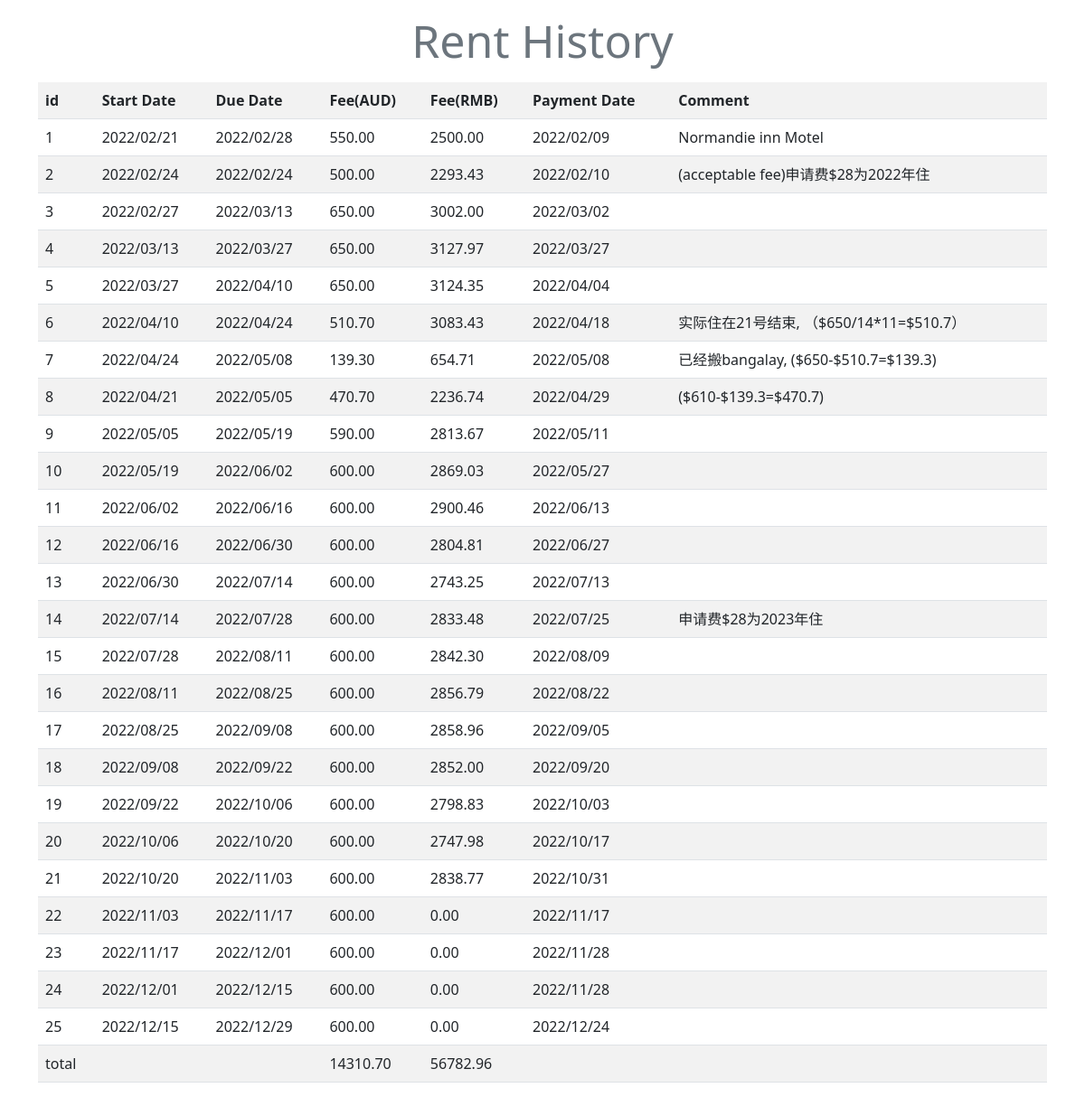
The app's page /rent/bill/ with its own data.
### rent/models.py (models this page shows)
class Bill(models.Model):
    id=models.AutoField(primary_key=True)
    start_date=models.DateField(verbose_name="start_date")
    due_date=models.DateField(verbose_name="end_date")
    fee_aud=models.DecimalField(verbose_name="fee_aud",max_digits=7, decimal_places=2)
    fee_rmb=models.DecimalField(verbose_name="fee_rmb",max_digits=7, decimal_places=2)
    payment_date=models.DateField(verbose_name="payment_date")
    comments=models.CharField(null=True, max_length=1000, blank=True)
    create_time = DateTimeField(auto_now_add=True)
    create_user = CharField(max_length=100)
    update_time = DateTimeField(auto_now=True)
    update_user = CharField(max_length=100)
    is_deleted = IntegerField(default=0)

### rent/views.py (the view)
# urls.py: path("bill/",views.bill, name="bill"),
def bill(request):
    bills = Bill.objects.filter(is_deleted=0).values()
    total_fee_aud=sum([bill['fee_aud'] for bill in bills])
    total_fee_rmb=sum([bill['fee_rmb'] for bill in bills])
    return render(request, "rent/bill.html", {"bills": bills,"titleName":"bill", "total_fee_aud":total_fee_aud, "total_fee_rmb":total_fee_rmb})

### rent/templates/rent/bill.html (shortened to what this page needs)
<!DOCTYPE html>
<html lang="en">
<head>
    {% include "rent/css-tag.html" %}
</head>
<body>
    {% include "rent/billInfo.html" %}
</body>
</html>

### rent/templates/rent/billInfo.html (shortened to what this page needs)
<div class="container">
    <table class="table table-striped">
        <caption>Rent History</caption>
        <tr>
            <th>id</th>
            <th>Start Date</th>
            <th>Due Date</th>
            <th>Fee(AUD)</th>
            <th>Fee(RMB)</th>
            <th>Payment Date</th>
            <th>Comment</th>
        </tr>
        {% for x in bills %}
        <tr id="info{{ x.id }}">
            <td>{{ x.id }}</td>
            <td>{{ x.start_date|date:"Y/m/d" }}</td>
            <td>{{ x.due_date|date:"Y/m/d" }}</td>
            <td>{{ x.fee_aud }}</td>
            <td>{{ x.fee_rmb }}</td>
            <td>{{ x.payment_date|date:"Y/m/d" }}</td>
            <td>{{ x.comments|default_if_none:"" }}</td>
        </tr>
        {% endfor %}
        <tr>
            <td>total</td>
            <td></td>
            <td></td>
            <td>{{ total_fee_aud }}</td>
            <td>{{ total_fee_rmb }}</td>
            <td></td>
            <td></td>
        </tr>
    </table>
</div>

### rent/templates/rent/style.html (style rules this page uses)
caption { text-align: center; font-size: 50px; caption-side: top; }

### records on screen
Bill: id "1", start_date "2022/02/21", due_date "2022/02/28", fee_aud "550.00", fee_rmb "2500.00", payment_date "2022/02/09", comments "Normandie inn Motel"
Bill: id "2", start_date "2022/02/24", due_date "2022/02/24", fee_aud "500.00", fee_rmb "2293.43", payment_date "2022/02/10", comments "(acceptable fee)申请费$28为2022年住"
Bill: id "3", start_date "2022/02/27", due_date "2022/03/13", fee_aud "650.00", fee_rmb "3002.00", payment_date "2022/03/02"
Bill: id "4", start_date "2022/03/13", due_date "2022/03/27", fee_aud "650.00", fee_rmb "3127.97", payment_date "2022/03/27"
Bill: id "5", start_date "2022/03/27", due_date "2022/04/10", fee_aud "650.00", fee_rmb "3124.35", payment_date "2022/04/04"
Bill: id "6", start_date "2022/04/10", due_date "2022/04/24", fee_aud "510.70", fee_rmb "3083.43", payment_date "2022/04/18", comments "实际住在21号结束, （$650/14*11=$510.7）"
Bill: id "7", start_date "2022/04/24", due_date "2022/05/08", fee_aud "139.30", fee_rmb "654.71", payment_date "2022/05/08", comments "已经搬bangalay, ($650-$510.7=$139.3)"
Bill: id "8", start_date "2022/04/21", due_date "2022/05/05", fee_aud "470.70", fee_rmb "2236.74", payment_date "2022/04/29", comments "($610-$139.3=$470.7)"
Bill: id "9", start_date "2022/05/05", due_date "2022/05/19", fee_aud "590.00", fee_rmb "2813.67", payment_date "2022/05/11"
Bill: id "10", start_date "2022/05/19", due_date "2022/06/02", fee_aud "600.00", fee_rmb "2869.03", payment_date "2022/05/27"
Bill: id "11", start_date "2022/06/02", due_date "2022/06/16", fee_aud "600.00", fee_rmb "2900.46", payment_date "2022/06/13"
Bill: id "12", start_date "2022/06/16", due_date "2022/06/30", fee_aud "600.00", fee_rmb "2804.81", payment_date "2022/06/27"
Bill: id "13", start_date "2022/06/30", due_date "2022/07/14", fee_aud "600.00", fee_rmb "2743.25", payment_date "2022/07/13"
Bill: id "14", start_date "2022/07/14", due_date "2022/07/28", fee_aud "600.00", fee_rmb "2833.48", payment_date "2022/07/25", comments "申请费$28为2023年住"
Bill: id "15", start_date "2022/07/28", due_date "2022/08/11", fee_aud "600.00", fee_rmb "2842.30", payment_date "2022/08/09"
Bill: id "16", start_date "2022/08/11", due_date "2022/08/25", fee_aud "600.00", fee_rmb "2856.79", payment_date "2022/08/22"
Bill: id "17", start_date "2022/08/25", due_date "2022/09/08", fee_aud "600.00", fee_rmb "2858.96", payment_date "2022/09/05"
Bill: id "18", start_date "2022/09/08", due_date "2022/09/22", fee_aud "600.00", fee_rmb "2852.00", payment_date "2022/09/20"
Bill: id "19", start_date "2022/09/22", due_date "2022/10/06", fee_aud "600.00", fee_rmb "2798.83", payment_date "2022/10/03"
Bill: id "20", start_date "2022/10/06", due_date "2022/10/20", fee_aud "600.00", fee_rmb "2747.98", payment_date "2022/10/17"
Bill: id "21", start_date "2022/10/20", due_date "2022/11/03", fee_aud "600.00", fee_rmb "2838.77", payment_date "2022/10/31"
Bill: id "22", start_date "2022/11/03", due_date "2022/11/17", fee_aud "600.00", fee_rmb "0.00", payment_date "2022/11/17"
Bill: id "23", start_date "2022/11/17", due_date "2022/12/01", fee_aud "600.00", fee_rmb "0.00", payment_date "2022/11/28"
Bill: id "24", start_date "2022/12/01", due_date "2022/12/15", fee_aud "600.00", fee_rmb "0.00", payment_date "2022/11/28"
Bill: id "25", start_date "2022/12/15", due_date "2022/12/29", fee_aud "600.00", fee_rmb "0.00", payment_date "2022/12/24"

### other values on screen
{{ total_fee_aud }} "14310.70"
{{ total_fee_rmb }} "56782.96"
